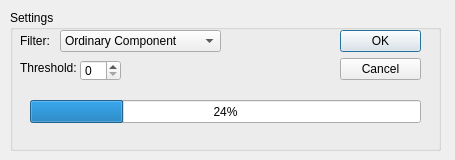
<?xml version="1.0" encoding="UTF-8"?>
<ui version="4.0">
 <class>labeling_dialog</class>
 <widget class="QDialog" name="labeling_dialog">
  <property name="geometry">
   <rect>
    <x>0</x>
    <y>0</y>
    <width>455</width>
    <height>160</height>
   </rect>
  </property>
  <property name="windowTitle">
   <string>Filtering</string>
  </property>
  <widget class="QGroupBox" name="groupBox_filterSettings">
   <property name="geometry">
    <rect>
     <x>10</x>
     <y>10</y>
     <width>431</width>
     <height>141</height>
    </rect>
   </property>
   <property name="title">
    <string>Settings</string>
   </property>
   <widget class="QDialogButtonBox" name="buttonBox">
    <property name="geometry">
     <rect>
      <x>330</x>
      <y>20</y>
      <width>81</width>
      <height>51</height>
     </rect>
    </property>
    <property name="orientation">
     <enum>Qt::Vertical</enum>
    </property>
    <property name="standardButtons">
     <set>QDialogButtonBox::Cancel|QDialogButtonBox::Ok</set>
    </property>
   </widget>
   <widget class="QComboBox" name="comboBox_components">
    <property name="geometry">
     <rect>
      <x>50</x>
      <y>20</y>
      <width>161</width>
      <height>22</height>
     </rect>
    </property>
    <property name="currentIndex">
     <number>0</number>
    </property>
    <item>
     <property name="text">
      <string>Ordinary Component</string>
     </property>
    </item>
    <item>
     <property name="text">
      <string>Extraordinary Component</string>
     </property>
    </item>
   </widget>
   <widget class="QLabel" name="label">
    <property name="geometry">
     <rect>
      <x>10</x>
      <y>20</y>
      <width>31</width>
      <height>21</height>
     </rect>
    </property>
    <property name="text">
     <string>Filter:</string>
    </property>
   </widget>
   <widget class="QLabel" name="label_2">
    <property name="geometry">
     <rect>
      <x>10</x>
      <y>50</y>
      <width>61</width>
      <height>16</height>
     </rect>
    </property>
    <property name="text">
     <string>Threshold:</string>
    </property>
   </widget>
   <widget class="QSpinBox" name="spinBox">
    <property name="geometry">
     <rect>
      <x>70</x>
      <y>50</y>
      <width>41</width>
      <height>21</height>
     </rect>
    </property>
   </widget>
   <widget class="QProgressBar" name="filteringProgressBar">
    <property name="geometry">
     <rect>
      <x>20</x>
      <y>90</y>
      <width>391</width>
      <height>23</height>
     </rect>
    </property>
    <property name="value">
     <number>24</number>
    </property>
   </widget>
  </widget>
 </widget>
 <resources/>
 <connections>
  <connection>
   <sender>buttonBox</sender>
   <signal>accepted()</signal>
   <receiver>labeling_dialog</receiver>
   <slot>accept()</slot>
   <hints>
    <hint type="sourcelabel">
     <x>248</x>
     <y>254</y>
    </hint>
    <hint type="destinationlabel">
     <x>157</x>
     <y>274</y>
    </hint>
   </hints>
  </connection>
  <connection>
   <sender>buttonBox</sender>
   <signal>rejected()</signal>
   <receiver>labeling_dialog</receiver>
   <slot>reject()</slot>
   <hints>
    <hint type="sourcelabel">
     <x>316</x>
     <y>260</y>
    </hint>
    <hint type="destinationlabel">
     <x>286</x>
     <y>274</y>
    </hint>
   </hints>
  </connection>
 </connections>
</ui>
